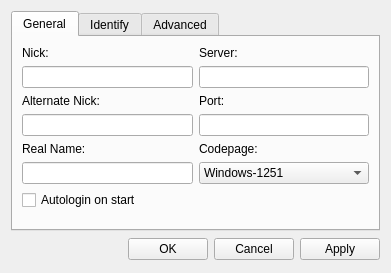
<?xml version="1.0" encoding="UTF-8"?>
<ui version="4.0">
 <class>ircAccountSettingsClass</class>
 <widget class="QWidget" name="ircAccountSettingsClass">
  <property name="geometry">
   <rect>
    <x>0</x>
    <y>0</y>
    <width>391</width>
    <height>273</height>
   </rect>
  </property>
  <property name="minimumSize">
   <size>
    <width>0</width>
    <height>273</height>
   </size>
  </property>
  <property name="windowTitle">
   <string>IRC Account Settings</string>
  </property>
  <property name="windowIcon">
   <iconset resource="../irc.qrc">
    <normaloff>:/icons/irc_protocol.png</normaloff>:/icons/irc_protocol.png</iconset>
  </property>
  <layout class="QVBoxLayout" name="verticalLayout">
   <item>
    <widget class="QTabWidget" name="tabAdvanced">
     <property name="currentIndex">
      <number>0</number>
     </property>
     <widget class="QWidget" name="tabGeneral">
      <attribute name="title">
       <string>General</string>
      </attribute>
      <layout class="QHBoxLayout" name="horizontalLayout_2">
       <item>
        <layout class="QVBoxLayout" name="verticalLayout_2">
         <item>
          <widget class="QLabel" name="label">
           <property name="text">
            <string>Nick:</string>
           </property>
          </widget>
         </item>
         <item>
          <widget class="QLineEdit" name="editNick"/>
         </item>
         <item>
          <widget class="QLabel" name="label_2">
           <property name="text">
            <string>Alternate Nick:</string>
           </property>
          </widget>
         </item>
         <item>
          <widget class="QLineEdit" name="editNick2"/>
         </item>
         <item>
          <widget class="QLabel" name="label_3">
           <property name="text">
            <string>Real Name:</string>
           </property>
          </widget>
         </item>
         <item>
          <widget class="QLineEdit" name="editRealName">
           <property name="text">
            <string/>
           </property>
          </widget>
         </item>
         <item>
          <widget class="QCheckBox" name="cbAutologin">
           <property name="text">
            <string>Autologin on start</string>
           </property>
          </widget>
         </item>
         <item>
          <spacer name="verticalSpacer">
           <property name="orientation">
            <enum>Qt::Vertical</enum>
           </property>
           <property name="sizeHint" stdset="0">
            <size>
             <width>20</width>
             <height>40</height>
            </size>
           </property>
          </spacer>
         </item>
        </layout>
       </item>
       <item>
        <layout class="QVBoxLayout" name="verticalLayout_3">
         <item>
          <widget class="QLabel" name="label_4">
           <property name="text">
            <string>Server:</string>
           </property>
          </widget>
         </item>
         <item>
          <widget class="QLineEdit" name="editServer">
           <property name="text">
            <string/>
           </property>
          </widget>
         </item>
         <item>
          <widget class="QLabel" name="label_5">
           <property name="text">
            <string>Port:</string>
           </property>
          </widget>
         </item>
         <item>
          <widget class="QLineEdit" name="editPort">
           <property name="text">
            <string/>
           </property>
          </widget>
         </item>
         <item>
          <widget class="QLabel" name="label_6">
           <property name="text">
            <string>Codepage:</string>
           </property>
          </widget>
         </item>
         <item>
          <widget class="QComboBox" name="cbCodepage">
           <property name="currentIndex">
            <number>47</number>
           </property>
           <item>
            <property name="text">
             <string>Apple Roman</string>
            </property>
           </item>
           <item>
            <property name="text">
             <string>Big5</string>
            </property>
           </item>
           <item>
            <property name="text">
             <string>Big5-HKSCS</string>
            </property>
           </item>
           <item>
            <property name="text">
             <string>EUC-JP</string>
            </property>
           </item>
           <item>
            <property name="text">
             <string>EUC-KR</string>
            </property>
           </item>
           <item>
            <property name="text">
             <string>GB18030-0</string>
            </property>
           </item>
           <item>
            <property name="text">
             <string>IBM 850</string>
            </property>
           </item>
           <item>
            <property name="text">
             <string>IBM 866</string>
            </property>
           </item>
           <item>
            <property name="text">
             <string>IBM 874</string>
            </property>
           </item>
           <item>
            <property name="text">
             <string>ISO 2022-JP</string>
            </property>
           </item>
           <item>
            <property name="text">
             <string>ISO 8859-1</string>
            </property>
           </item>
           <item>
            <property name="text">
             <string>ISO 8859-2</string>
            </property>
           </item>
           <item>
            <property name="text">
             <string>ISO 8859-3</string>
            </property>
           </item>
           <item>
            <property name="text">
             <string>ISO 8859-4</string>
            </property>
           </item>
           <item>
            <property name="text">
             <string>ISO 8859-5</string>
            </property>
           </item>
           <item>
            <property name="text">
             <string>ISO 8859-6</string>
            </property>
           </item>
           <item>
            <property name="text">
             <string>ISO 8859-7</string>
            </property>
           </item>
           <item>
            <property name="text">
             <string>ISO 8859-8</string>
            </property>
           </item>
           <item>
            <property name="text">
             <string>ISO 8859-9</string>
            </property>
           </item>
           <item>
            <property name="text">
             <string>ISO 8859-10</string>
            </property>
           </item>
           <item>
            <property name="text">
             <string>ISO 8859-13</string>
            </property>
           </item>
           <item>
            <property name="text">
             <string>ISO 8859-14</string>
            </property>
           </item>
           <item>
            <property name="text">
             <string>ISO 8859-15</string>
            </property>
           </item>
           <item>
            <property name="text">
             <string>ISO 8859-16</string>
            </property>
           </item>
           <item>
            <property name="text">
             <string>Iscii-Bng</string>
            </property>
           </item>
           <item>
            <property name="text">
             <string>Iscii-Dev</string>
            </property>
           </item>
           <item>
            <property name="text">
             <string>Iscii-Gjr</string>
            </property>
           </item>
           <item>
            <property name="text">
             <string>Iscii-Knd</string>
            </property>
           </item>
           <item>
            <property name="text">
             <string>Iscii-Mlm</string>
            </property>
           </item>
           <item>
            <property name="text">
             <string>Iscii-Ori</string>
            </property>
           </item>
           <item>
            <property name="text">
             <string>Iscii-Pnj</string>
            </property>
           </item>
           <item>
            <property name="text">
             <string>Iscii-Tlg</string>
            </property>
           </item>
           <item>
            <property name="text">
             <string>Iscii-Tml</string>
            </property>
           </item>
           <item>
            <property name="text">
             <string>JIS X 0201</string>
            </property>
           </item>
           <item>
            <property name="text">
             <string>JIS X 0208</string>
            </property>
           </item>
           <item>
            <property name="text">
             <string>KOI8-R</string>
            </property>
           </item>
           <item>
            <property name="text">
             <string>KOI8-U</string>
            </property>
           </item>
           <item>
            <property name="text">
             <string>MuleLao-1</string>
            </property>
           </item>
           <item>
            <property name="text">
             <string>ROMAN8</string>
            </property>
           </item>
           <item>
            <property name="text">
             <string>Shift-JIS</string>
            </property>
           </item>
           <item>
            <property name="text">
             <string>TIS-620</string>
            </property>
           </item>
           <item>
            <property name="text">
             <string>TSCII</string>
            </property>
           </item>
           <item>
            <property name="text">
             <string>UTF-8</string>
            </property>
           </item>
           <item>
            <property name="text">
             <string>UTF-16</string>
            </property>
           </item>
           <item>
            <property name="text">
             <string>UTF-16BE</string>
            </property>
           </item>
           <item>
            <property name="text">
             <string>UTF-16LE</string>
            </property>
           </item>
           <item>
            <property name="text">
             <string>Windows-1250</string>
            </property>
           </item>
           <item>
            <property name="text">
             <string>Windows-1251</string>
            </property>
           </item>
           <item>
            <property name="text">
             <string>Windows-1252</string>
            </property>
           </item>
           <item>
            <property name="text">
             <string>Windows-1253</string>
            </property>
           </item>
           <item>
            <property name="text">
             <string>Windows-1254</string>
            </property>
           </item>
           <item>
            <property name="text">
             <string>Windows-1255</string>
            </property>
           </item>
           <item>
            <property name="text">
             <string>Windows-1256</string>
            </property>
           </item>
           <item>
            <property name="text">
             <string>Windows-1257</string>
            </property>
           </item>
           <item>
            <property name="text">
             <string>Windows-1258</string>
            </property>
           </item>
           <item>
            <property name="text">
             <string>WINSAMI2</string>
            </property>
           </item>
          </widget>
         </item>
         <item>
          <spacer name="verticalSpacer_2">
           <property name="orientation">
            <enum>Qt::Vertical</enum>
           </property>
           <property name="sizeHint" stdset="0">
            <size>
             <width>20</width>
             <height>40</height>
            </size>
           </property>
          </spacer>
         </item>
        </layout>
       </item>
      </layout>
     </widget>
     <widget class="QWidget" name="tabIdentify">
      <attribute name="title">
       <string>Identify</string>
      </attribute>
      <layout class="QHBoxLayout" name="horizontalLayout_3">
       <item>
        <layout class="QGridLayout" name="gridLayout">
         <item row="0" column="0">
          <widget class="QLabel" name="label_8">
           <property name="text">
            <string>Age:</string>
           </property>
          </widget>
         </item>
         <item row="0" column="1">
          <widget class="QSpinBox" name="cbAge"/>
         </item>
         <item row="1" column="0">
          <widget class="QLabel" name="label_9">
           <property name="text">
            <string>Gender:</string>
           </property>
          </widget>
         </item>
         <item row="1" column="1">
          <widget class="QComboBox" name="cbGender">
           <item>
            <property name="text">
             <string>Unspecified</string>
            </property>
           </item>
           <item>
            <property name="text">
             <string>Male</string>
            </property>
           </item>
           <item>
            <property name="text">
             <string>Female</string>
            </property>
           </item>
          </widget>
         </item>
         <item row="2" column="0">
          <widget class="QLabel" name="label_10">
           <property name="text">
            <string>Location</string>
           </property>
          </widget>
         </item>
         <item row="2" column="1">
          <widget class="QLineEdit" name="editLocation"/>
         </item>
         <item row="3" column="0">
          <widget class="QLabel" name="label_11">
           <property name="text">
            <string>Languages:</string>
           </property>
          </widget>
         </item>
         <item row="3" column="1">
          <widget class="QLineEdit" name="editLanguages"/>
         </item>
         <item row="4" column="0">
          <widget class="QLabel" name="label_12">
           <property name="text">
            <string>Avatar URL:</string>
           </property>
          </widget>
         </item>
         <item row="4" column="1">
          <widget class="QLineEdit" name="editAvatar"/>
         </item>
         <item row="5" column="0">
          <widget class="QLabel" name="label_13">
           <property name="text">
            <string>Other:</string>
           </property>
          </widget>
         </item>
         <item row="5" column="1">
          <widget class="QLineEdit" name="editOther"/>
         </item>
        </layout>
       </item>
      </layout>
     </widget>
     <widget class="QWidget" name="tabAdvanced">
      <attribute name="title">
       <string>Advanced</string>
      </attribute>
      <layout class="QVBoxLayout" name="verticalLayout_4">
       <item>
        <layout class="QGridLayout" name="gridLayout_2">
         <item row="0" column="0">
          <widget class="QLabel" name="label_14">
           <property name="text">
            <string>Part message:</string>
           </property>
          </widget>
         </item>
         <item row="0" column="1">
          <widget class="QLineEdit" name="editMsgPart"/>
         </item>
         <item row="1" column="0">
          <widget class="QLabel" name="label_15">
           <property name="text">
            <string>Quit message:</string>
           </property>
          </widget>
         </item>
         <item row="1" column="1">
          <widget class="QLineEdit" name="editMsgQuit"/>
         </item>
        </layout>
       </item>
       <item>
        <widget class="QLabel" name="label_7">
         <property name="text">
          <string>Autosend commands after connect:</string>
         </property>
        </widget>
       </item>
       <item>
        <widget class="QTextEdit" name="editAutoCmds"/>
       </item>
      </layout>
     </widget>
    </widget>
   </item>
   <item>
    <layout class="QHBoxLayout" name="horizontalLayout">
     <item>
      <spacer name="horizontalSpacer">
       <property name="orientation">
        <enum>Qt::Horizontal</enum>
       </property>
       <property name="sizeHint" stdset="0">
        <size>
         <width>138</width>
         <height>25</height>
        </size>
       </property>
      </spacer>
     </item>
     <item>
      <widget class="QPushButton" name="btnOK">
       <property name="text">
        <string>OK</string>
       </property>
      </widget>
     </item>
     <item>
      <widget class="QPushButton" name="btnCancel">
       <property name="text">
        <string>Cancel</string>
       </property>
      </widget>
     </item>
     <item>
      <widget class="QPushButton" name="btnApply">
       <property name="text">
        <string>Apply</string>
       </property>
      </widget>
     </item>
    </layout>
   </item>
  </layout>
 </widget>
 <resources>
  <include location="../irc.qrc"/>
 </resources>
 <connections/>
</ui>
